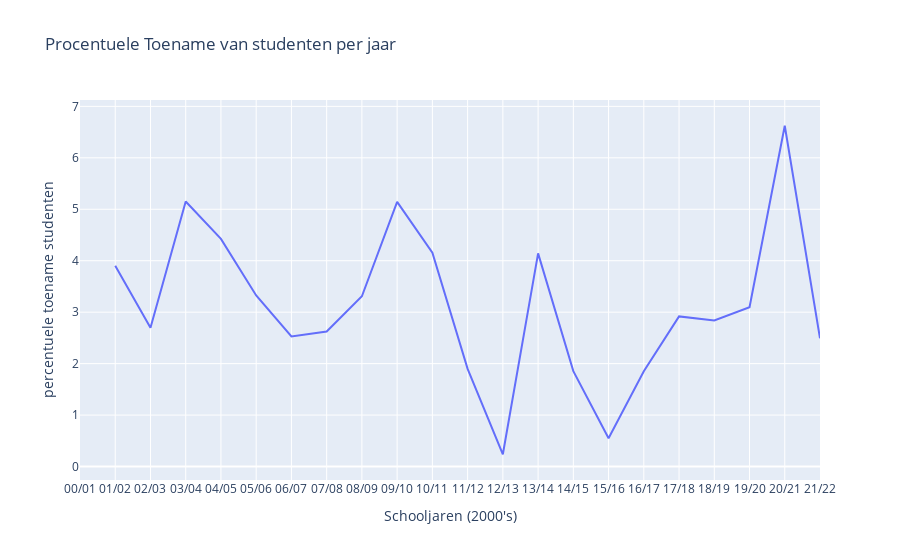

The code cell stored with this chart in its notebook:
### Markdown cell above
_Perspectief 1: Het aantal studenten neemt elk jaar toe, zelfs rond de invoering van het leenstelsel. Het leenstelsel heeft er dus niet voor gezorgd dat er minder mensen zijn gaan studeren in Nederland. Het leenstelsel is dus niet nadelig vergeleken met de voorgaande basisbeurs volgens deze data._

### Code cell
df = students.sort_values('Perioden')
total_students_percentage = df.groupby('Perioden').sum(numeric_only=False)
total_students_percentage.to_csv('agstudents.csv')
df3 = pd.read_csv('agstudents.csv', delimiter=',')

df3['Leerling'] = df3['LeerlingenStudenten_1'].shift(1)
df3['Procentuele Toename'] = (((df3['Leerling'] - df3['LeerlingenStudenten_1']) / df3['LeerlingenStudenten_1']) * 100).abs()

fig = px.line(df3, x='Perioden',y='Procentuele Toename', title='Procentuele Toename van studenten per jaar', 
range_y=[df3['Procentuele Toename'].min() - 0.5, df3['Procentuele Toename'].max() + 0.5])
fig.update_layout(xaxis_title='Schooljaren (2000\'s)')
fig.update_layout(yaxis_title='percentuele toename studenten')
 
fig.show()

### Figure 1 — Plotly figure (JSON) as saved in the notebook; plotly's stock layout.template omitted (floating-point values rounded to 4 significant figures)
{"data": [{"hovertemplate": "Perioden=%{x}<br>Procentuele Toename=%{y}<extra></extra>", "legendgroup": "", "line": {"color": "#636efa", "dash": "solid"}, "marker": {"symbol": "circle"}, "mode": "lines", "name": "", "orientation": "v", "showlegend": false, "type": "scatter", "x": ["00/01", "01/02", "02/03", "03/04", "04/05", "05/06", "06/07", "07/08", "08/09", "09/10", "10/11", "11/12", "12/13", "13/14", "14/15", "15/16", "16/17", "17/18", "18/19", "19/20", "20/21", "21/22"], "xaxis": "x", "y": [null, 3.902, 2.696, 5.15, 4.424, 3.325, 2.529, 2.624, 3.309, 5.144, 4.156, 1.898, 0.2383, 4.143, 1.854, 0.5508, 1.852, 2.918, 2.837, 3.096, 6.624, 2.491], "yaxis": "y"}], "layout": {"legend": {"tracegroupgap": 0}, "title": {"text": "Procentuele Toename van studenten per jaar"}, "xaxis": {"anchor": "y", "domain": [0, 1], "title": {"text": "Schooljaren (2000's)"}}, "yaxis": {"anchor": "x", "domain": [0, 1], "range": [-0.2617, 7.124], "title": {"text": "percentuele toename studenten"}}}}
